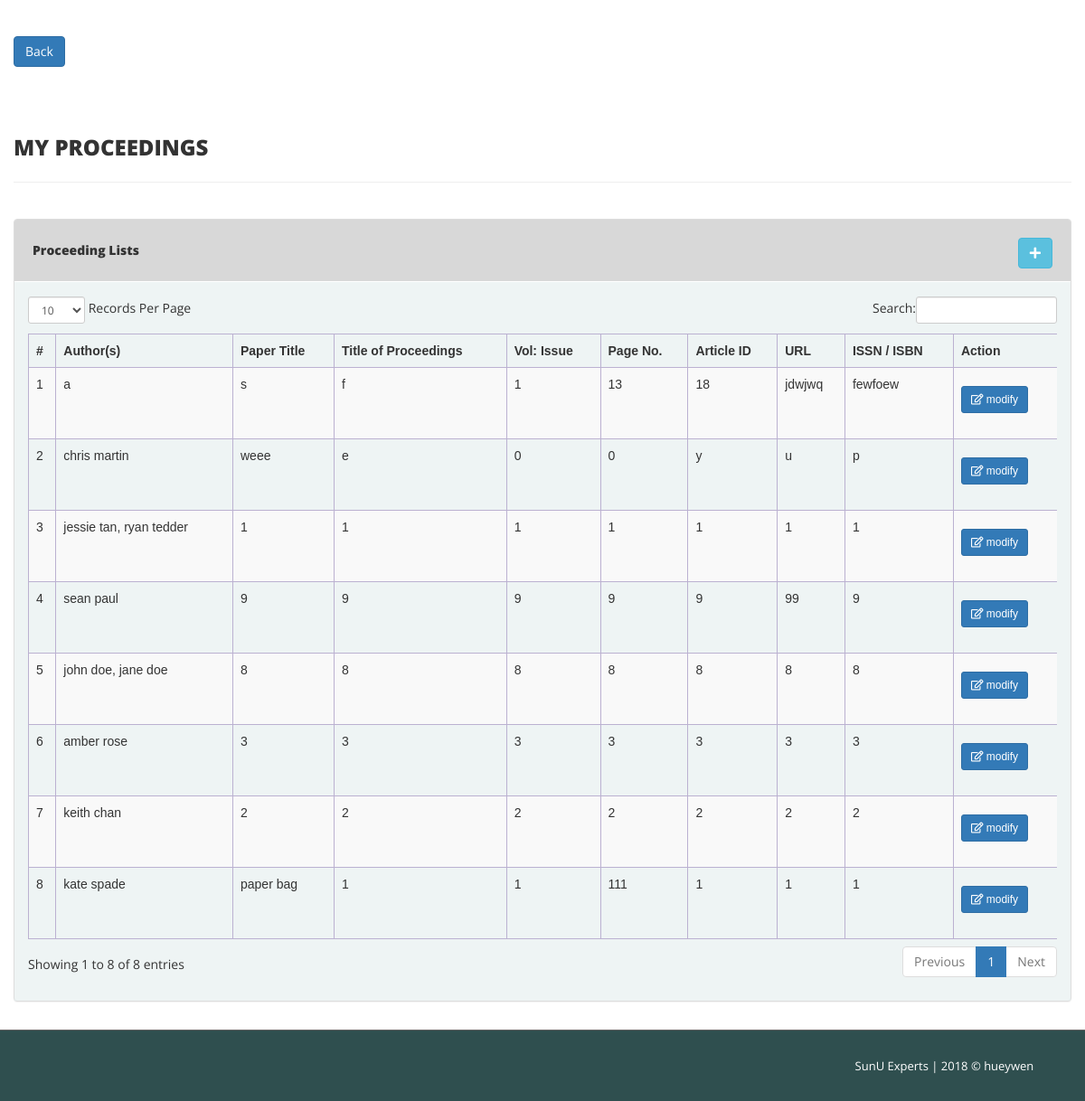
/fyp_HW/view-proceedings-details.php (signed in), run on the app's committed database.
### tables this page shows
CREATE TABLE `proceedings` (
  `id` int(11) NOT NULL,
  `authors` varchar(255) NOT NULL,
  `paperTitle` varchar(255) NOT NULL,
  `proceedingsTitle` varchar(255) NOT NULL,
  `issueVol` int(11) NOT NULL,
  `pageNo` int(11) NOT NULL,
  `articleID` varchar(255) NOT NULL,
  `url` varchar(255) NOT NULL,
  `issn_ibsn` varchar(255) NOT NULL,
  `user_ID` varchar(255) NOT NULL
);

### fyp_HW/view-proceedings-details.php (the view, shortened to what this page needs)
<?php
include('inc/config.php');
if(strlen($_SESSION['user_ID'])==0)
{
    header('location:index.php');
}
else{
    ?>
    <!DOCTYPE html>
    <html xmlns="http://www.w3.org/1999/xhtml">
    <head>
        <link href="assets/assets/css/bootstrap.css" rel="stylesheet" />
        <link href="assets/assets/css/font-awesome.css" rel="stylesheet" />
        <link href="assets/assets/js/dataTables/dataTables.bootstrap.css" rel="stylesheet" />
        <link href="assets/assets/css/style.css" rel="stylesheet" />
        <link rel="stylesheet" href="https://use.fontawesome.com/releases/v5.5.0/css/all.css">
    </head>
    <body>
    <div class="content-wrapper">
        <div class="container-fluid">
            <a class="btn btn-primary" href="dashboard.php" role="button">Back</a> <br><br><br>
            <div class="row pad-botm">
                <div class="col-md-12">
                    <h3 class="header-line">My Proceedings</h3>
                </div>
                <div class="row">
                </div>
            </div>
            <div class="row">
                <div class="col-md-12">
                    <div class="panel panel-default">
                        <div class="panel-heading" style="padding: 20px;" >
                            Proceeding Lists
                            <a href="proceedings.php">
                                <button type="submit"  class="btn btn-info btn- update" style="float: right;">
                                    <i class="fa fa-plus"></i>
                                </button>
                            </a>
                        </div>
                        <div class="panel-body">
                            <div class="table-responsive">
                                <table class="table table-striped table-bordered table-hover" id="dataTables-example">
                                    <thead>
                                    <tr>
                                        <th>#</th>
                                        <th>Author(s)</th>
                                        <th>Paper Title</th>
                                        <th>Title of Proceedings</th>
                                        <th>Vol: Issue</th>
                                        <th>Page No.</th>
                                        <th>Article ID </th>
                                        <th>URL</th>
                                        <th>ISSN / ISBN</th>
                                        <th>Action</th>
                                    </tr>
                                    </thead>
                                    <tbody>
                                    <?php
                                    $user_ID = $_SESSION['user_ID'];
                                    $sql = "SELECT * from proceedings where user_ID = $user_ID order by id desc;";
                                    $query = $dbh -> prepare($sql);
                                    $query->execute();
                                    $results=$query->fetchAll(PDO::FETCH_OBJ);
                                    $cnt=1;
                                    if($query->rowCount() > 0) {
                                        foreach($results as $result) {
                                            ?>
                                            <tr class="odd gradeX">
                                                <td class="center"><?php echo htmlentities($cnt);?></td>
                                                <td class="center"><?php echo htmlentities($result->authors);?></td>
                                                <td class="center"><?php echo htmlentities($result->paperTitle);?></td>
                                                <td class="center"><?php echo htmlentities($result->proceedingsTitle);?></td>
                                                <td class="center"><?php echo htmlentities($result->issueVol);?></td>
                                                <td class="center"><?php echo htmlentities($result->pageNo);?></td>
                                                <td class="center"><?php echo htmlentities($result->articleID);?></td>
                                                <td class="center"><?php echo htmlentities($result->url);?></td>
                                                <td class="center"><?php echo htmlentities($result->issn_ibsn);?></td>
                                                <td class="center">
                                                    <form action="manage-proceeding.php"  method="get">
                                                        <button style="margin-top: 12px;" type="submit" class="btn btn-primary btn-sm update"><i class="far fa-edit"></i> modify</button>
                                                    </form>
                                                    <br/>
                                                </td>
                                            </tr>
                                            <?php $cnt=$cnt+1;}} ?>
                                    </tbody>
                                </table>
                            </div>
                        </div>
                    </div>
                </div>
            </div>
        </div>
    </div>
    <footer class="bottom">
        <section class="footer-section float-right">
            SunU Experts | 2018 &copy hueywen  &nbsp;
        </section>
    </footer>
    </body>
    </html>
<?php } ?>

### fyp_HW/assets/assets/css/style.css (style rules this page uses)
.content-wrapper { margin-top: 40px; min-height:800px; padding-bottom:90px; }
.header-line { font-weight:900; padding-bottom:25px; border-bottom:1px solid #eeeeee; text-transform:uppercase; }
.pad-botm { padding-bottom:30px; }
.footer-section { padding: 25px 50px 25px 50px; color: #000; font-size: 13px; background-color: #33333326; text-align: right; border-top: 1px solid #666464; }
.panel { background-color: #f0f0f0; }
.panel-default > .panel-heading { color: #333; font-weight: 800; background-color: #d8d8d8; border-color: #fff; }
table { font-family: 'Poppins', sans-serif; }
table.table-bordered { border:1px solid #bbb1d1; margin-top:20px; }
table.table-bordered > thead > tr > th { border:1px solid #bbb1d1; }
table.table-bordered > tbody > tr > td { border:1px solid #bbb1d1; }
.panel-body { background-color: #e6fbfc4d; }

### fyp_HW/view-proceedings-details.php (style rules this page uses)
.footer-section { position: fixed; left: 0; bottom: 0; width: 100%; background-color: darkslategrey; color: white; text-align: right; }

### data on the page
proceedings: authors "a", paperTitle "s", proceedingsTitle "f", issueVol "1", pageNo "13", articleID "18", url "jdwjwq", issn_ibsn "fewfoew"
proceedings: authors "chris martin", paperTitle "weee", proceedingsTitle "e", issueVol "0", pageNo "0", articleID "y", url "u", issn_ibsn "p"
proceedings: authors "jessie tan, ryan tedder", paperTitle "1", proceedingsTitle "1", issueVol "1", pageNo "1", articleID "1", url "1", issn_ibsn "1"
proceedings: authors "sean paul", paperTitle "9", proceedingsTitle "9", issueVol "9", pageNo "9", articleID "9", url "99", issn_ibsn "9"
proceedings: authors "john doe, jane doe", paperTitle "8", proceedingsTitle "8", issueVol "8", pageNo "8", articleID "8", url "8", issn_ibsn "8"
proceedings: authors "amber rose", paperTitle "3", proceedingsTitle "3", issueVol "3", pageNo "3", articleID "3", url "3", issn_ibsn "3"
proceedings: authors "keith chan", paperTitle "2", proceedingsTitle "2", issueVol "2", pageNo "2", articleID "2", url "2", issn_ibsn "2"
proceedings: authors "kate spade", paperTitle "paper bag", proceedingsTitle "1", issueVol "1", pageNo "111", articleID "1", url "1", issn_ibsn "1"
